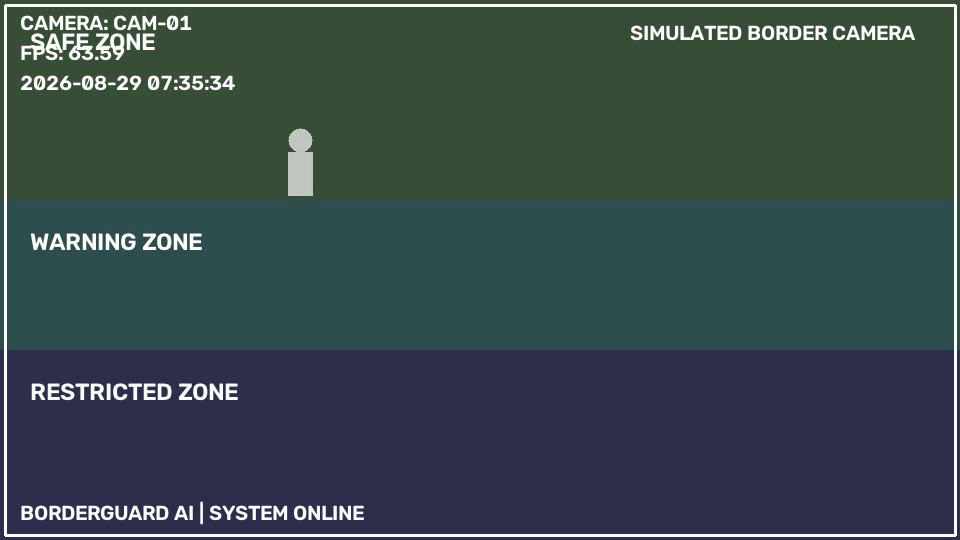
#> input picture frame 30 of outputs/videos/phase2_output.mp4, 960 x 540 px, given in place of sample.mp4, which was not available
$ python video_pipeline.py
#> lines starting #> are read from the running program, lines starting #| are printed output that depends on the picture; after the words box and inside, x2 and y2 are one past the last pixel; in counts of white or black regions, pixels touching at a corner belong together
#> in process_video, frame is the input picture: shape (540, 960, 3); mean B, G, R 75.9, 74.3, 57.8
import os
import cv2
import time


# ============================================================
# BORDERGUARD AI
# BASIC VIDEO PIPELINE
# ============================================================


CAMERA_ID = "CAM-01"


def draw_overlay(frame, fps):
    """
    Add basic surveillance information to a video frame.

    Parameters:
        frame: Current video frame.
        fps: Current processing FPS.

    Returns:
        Frame with surveillance overlay.
    """
#> called with fps = 8.49

    height, width = frame.shape[:2]
#> height = 540; width = 960

    # --------------------------------------------------------
    # Camera information
    # --------------------------------------------------------
    cv2.putText(
        frame,
        f"CAMERA: {CAMERA_ID}",
        (20, 30),
        cv2.FONT_HERSHEY_SIMPLEX,
        0.7,
        (255, 255, 255),
        2,
    )

    # --------------------------------------------------------
    # FPS information
    # --------------------------------------------------------
    cv2.putText(
        frame,
        f"FPS: {fps:.2f}",
        (20, 60),
        cv2.FONT_HERSHEY_SIMPLEX,
        0.7,
        (255, 255, 255),
        2,
    )

    # --------------------------------------------------------
    # Timestamp
    # --------------------------------------------------------
    current_time = time.strftime("%Y-%m-%d %H:%M:%S")

    cv2.putText(
        frame, current_time, (20, 90), cv2.FONT_HERSHEY_SIMPLEX, 0.7, (255, 255, 255), 2
    )

    # --------------------------------------------------------
    # System status
    # --------------------------------------------------------
    cv2.putText(
        frame,
        "BORDERGUARD AI | SYSTEM ONLINE",
        (20, height - 20),
        cv2.FONT_HERSHEY_SIMPLEX,
        0.7,
        (255, 255, 255),
        2,
    )
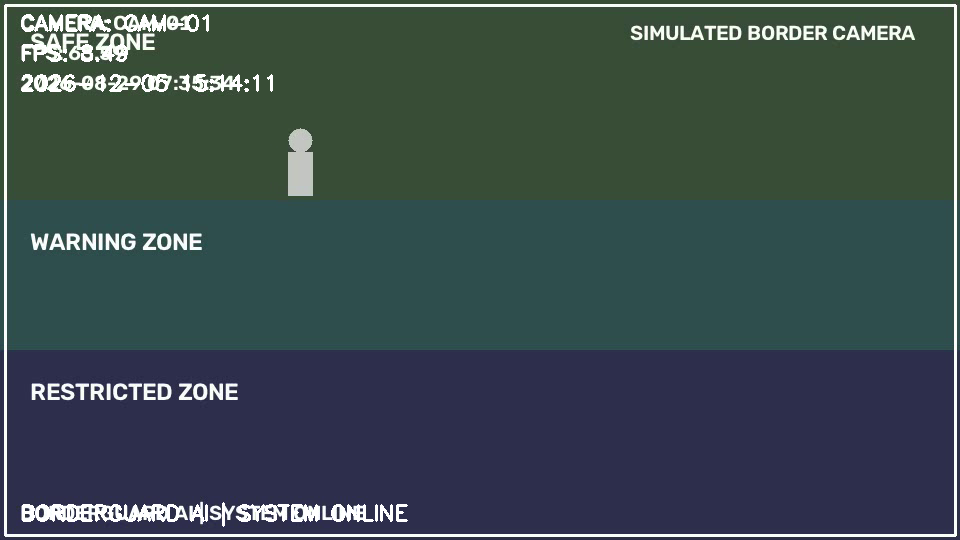
#> frame: shape (540, 960, 3); mean B, G, R 77.5, 75.8, 59.4

    # --------------------------------------------------------
    # Border around frame
    # --------------------------------------------------------
    cv2.rectangle(frame, (5, 5), (width - 5, height - 5), (255, 255, 255), 2)
#> frame: shape (540, 960, 3); 1.71% of pixels changed, all inside (x1, y1, x2, y2) = (4, 4, 957, 537)

    return frame


def process_video(video_path):
    """
    Read and process a video frame-by-frame.

    Parameters:
        video_path: Path to the input video.
    """

    # --------------------------------------------------------
    # Open video
    # --------------------------------------------------------
    cap = cv2.VideoCapture(video_path)

    # --------------------------------------------------------
    # Verify that video opened successfully
    # --------------------------------------------------------
    if not cap.isOpened():
        raise RuntimeError(f"Could not open video: {video_path}")

    # --------------------------------------------------------
    # Obtain video properties
    # --------------------------------------------------------
    original_fps = cap.get(cv2.CAP_PROP_FPS)
    frame_width = int(cap.get(cv2.CAP_PROP_FRAME_WIDTH))
    frame_height = int(cap.get(cv2.CAP_PROP_FRAME_HEIGHT))
    total_frames = int(cap.get(cv2.CAP_PROP_FRAME_COUNT))

    print("=" * 60)
    print("          BORDERGUARD AI VIDEO PIPELINE")
    print("=" * 60)

    print(f"Camera ID       : {CAMERA_ID}")
    print(f"Video FPS       : {original_fps:.2f}")
    print(f"Resolution      : {frame_width} x {frame_height}")
    print(f"Total Frames    : {total_frames}")
    print("=" * 60)

    # --------------------------------------------------------
    # Create video writer
    # --------------------------------------------------------
    output_path = "outputs/videos/phase2_output.mp4"
    os.makedirs(os.path.dirname(output_path), exist_ok=True)

    fourcc = cv2.VideoWriter_fourcc(*"mp4v")

    writer = cv2.VideoWriter(
        output_path,
        fourcc,
        original_fps if original_fps > 0 else 25,
        (frame_width, frame_height),
    )

    # --------------------------------------------------------
    # FPS measurement variables
    # --------------------------------------------------------
    frame_count = 0
    start_time = time.time()

    # --------------------------------------------------------
    # Main video-processing loop
    # --------------------------------------------------------
    while True:

        # Read one frame.
        success, frame = cap.read()

        # Stop when there are no more frames.
        if not success:
            break

        frame_count += 1

        # ----------------------------------------------------
        # Calculate processing FPS
        # ----------------------------------------------------
        elapsed_time = time.time() - start_time

        if elapsed_time > 0:
            processing_fps = frame_count / elapsed_time
        else:
            processing_fps = 0

        # ----------------------------------------------------
        # Add BorderGuard overlay
        # ----------------------------------------------------
        frame = draw_overlay(frame, processing_fps)

        # ----------------------------------------------------
        # Save processed frame to output video
        # ----------------------------------------------------
        writer.write(frame)

        # ----------------------------------------------------
        # Display frame
        # ----------------------------------------------------
        cv2.imshow("BorderGuard AI - Camera Feed", frame)

        # ----------------------------------------------------
        # Press Q to exit
        # ----------------------------------------------------
        key = cv2.waitKey(1) & 0xFF
#> (key q is pressed here)

        if key == ord("q"):
            print("Video processing stopped by user.")
            break

    # --------------------------------------------------------
    # Cleanup
    # --------------------------------------------------------
    cap.release()
    writer.release()
    cv2.destroyAllWindows()

    print("=" * 60)
    print("Video processing completed.")
    print(f"Processed frames : {frame_count}")
    print(f"Output video     : {output_path}")
    print("=" * 60)


if __name__ == "__main__":

    # Change this path to your actual input video.
    VIDEO_PATH = "data/simulation/sample.mp4"

    process_video(VIDEO_PATH)

$ run again, starting later in the video
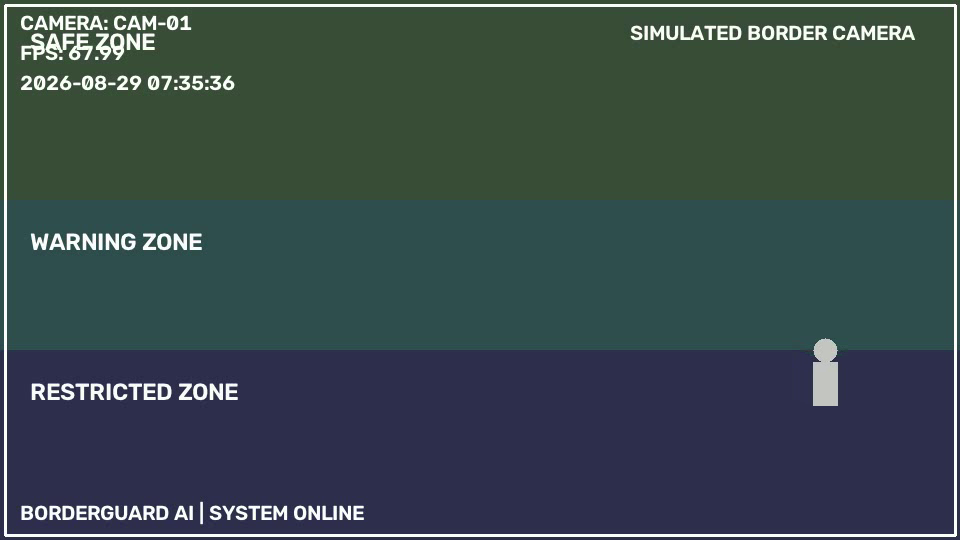
#> input picture frame 135 of outputs/videos/phase2_output.mp4, 960 x 540 px, given in place of sample.mp4, which was not available
#> in process_video, frame is the input picture: shape (540, 960, 3); mean B, G, R 75.9, 74.4, 57.8
#> in draw_overlay, `cv2.putText( frame, "BORDERGUARD AI | SYSTEM ONLINE", (20, height - 20..`:
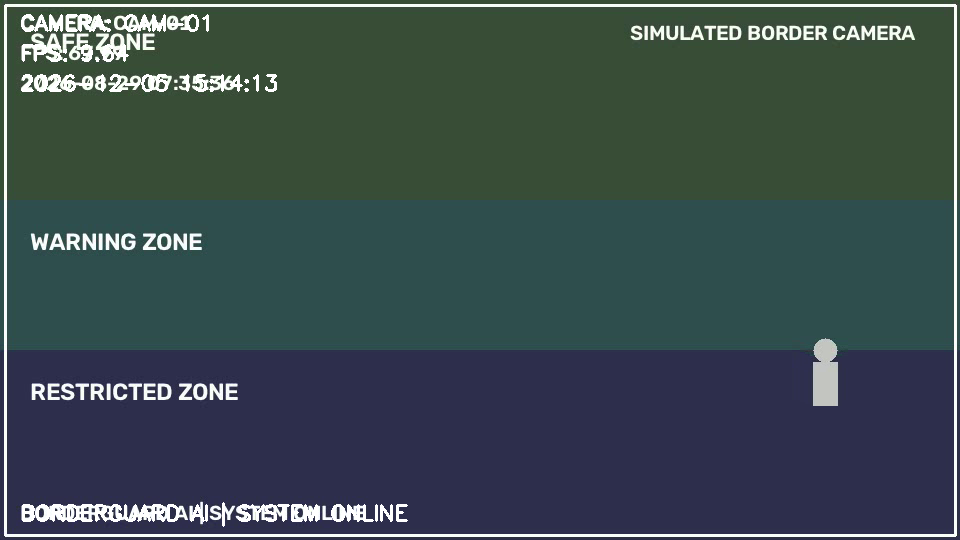
#> frame: shape (540, 960, 3); mean B, G, R 77.4, 75.9, 59.4

$ run again, starting later in the video
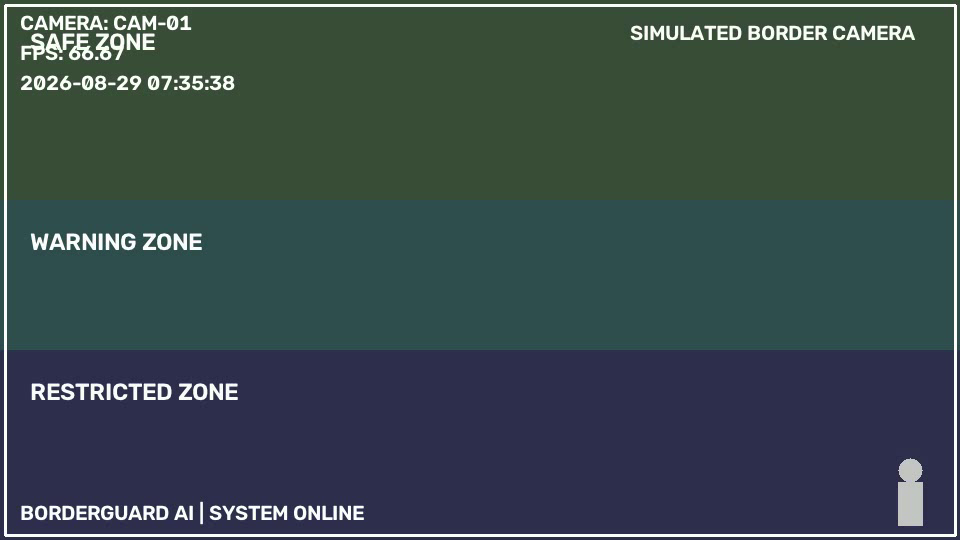
#> input picture frame 240 of outputs/videos/phase2_output.mp4, 960 x 540 px, given in place of sample.mp4, which was not available
#> in process_video, frame is the input picture: shape (540, 960, 3); mean B, G, R 75.9, 74.4, 57.8
#> in draw_overlay, `cv2.putText( frame, "BORDERGUARD AI | SYSTEM ONLINE", (20, height - 20..`:
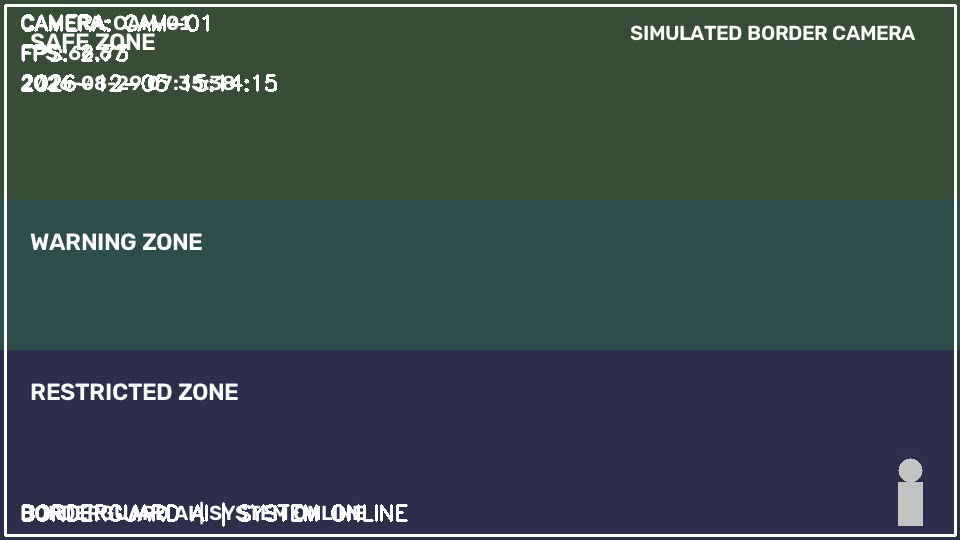
#> frame: shape (540, 960, 3); mean B, G, R 77.4, 76, 59.4
